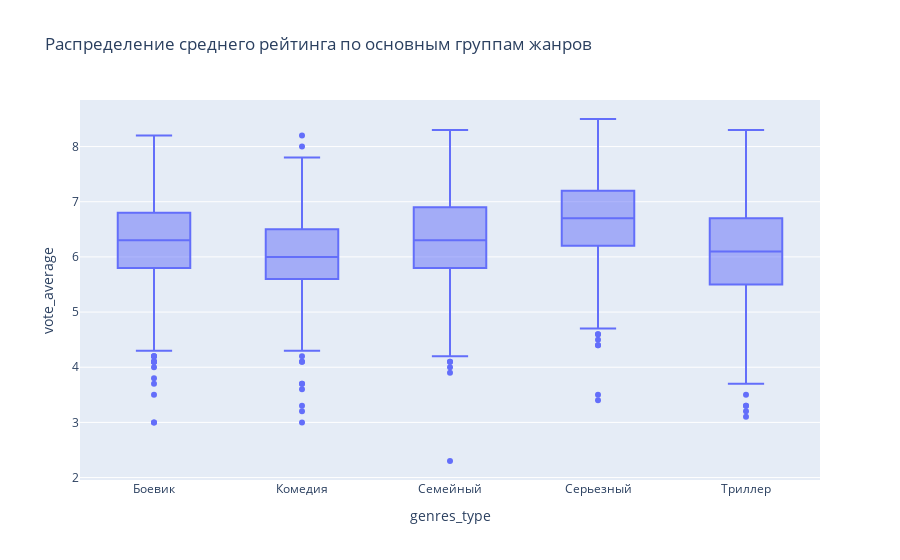

Here is the notebook cell this chart was saved with:
### Code cell
# Распределение среднего рейтинга по основным группам жанров

g2 = px.box(mdb1.sort_values(['genres_type']), 
            x="genres_type", 
            y="vote_average", 
            title="Распределение среднего рейтинга по основным группам жанров",
           )     
           
g2.show()

### Figure 1 — Plotly figure (JSON) as saved in the notebook; plotly's stock layout.template omitted (floating-point values rounded to 4 significant figures; data arrays with more than 128 entries replaced by an {"elided": "..."} marker saying what was removed)
{"data": [{"alignmentgroup": "True", "hovertemplate": "genres_type=%{x}<br>vote_average=%{y}<extra></extra>", "legendgroup": "", "marker": {"color": "#636efa"}, "name": "", "notched": false, "offsetgroup": "", "orientation": "v", "showlegend": false, "type": "box", "x": {"elided": "3062 str values"}, "x0": " ", "xaxis": "x", "y": {"elided": "3062 float values"}, "y0": " ", "yaxis": "y"}], "layout": {"boxmode": "group", "legend": {"tracegroupgap": 0}, "title": {"text": "Распределение среднего рейтинга по основным группам жанров"}, "xaxis": {"anchor": "y", "domain": [0, 1], "title": {"text": "genres_type"}}, "yaxis": {"anchor": "x", "domain": [0, 1], "title": {"text": "vote_average"}}}}
